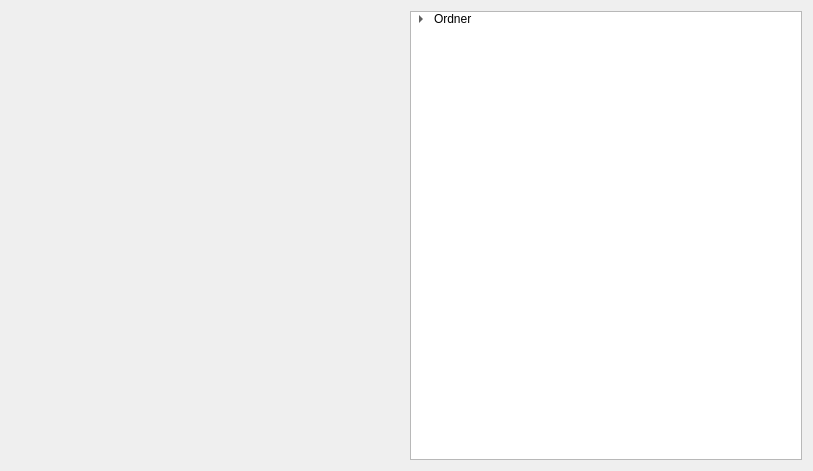
<?xml version="1.0" encoding="UTF-8"?>
<ui version="4.0">
 <class>MainWidget</class>
 <widget class="QWidget" name="MainWidget">
  <property name="geometry">
   <rect>
    <x>0</x>
    <y>0</y>
    <width>813</width>
    <height>471</height>
   </rect>
  </property>
  <property name="sizePolicy">
   <sizepolicy hsizetype="Expanding" vsizetype="Expanding">
    <horstretch>0</horstretch>
    <verstretch>0</verstretch>
   </sizepolicy>
  </property>
  <property name="windowTitle">
   <string>Form</string>
  </property>
  <layout class="QHBoxLayout" name="horizontalLayout">
   <item>
    <layout class="QVBoxLayout" name="verticalLayout">
     <item>
      <widget class="QStackedWidget" name="stackedWidget">
       <property name="sizePolicy">
        <sizepolicy hsizetype="Preferred" vsizetype="Expanding">
         <horstretch>0</horstretch>
         <verstretch>0</verstretch>
        </sizepolicy>
       </property>
       <widget class="QWidget" name="stackedWidgetPage1"/>
      </widget>
     </item>
    </layout>
   </item>
   <item>
    <widget class="QTreeWidget" name="treeWidget">
     <property name="rootIsDecorated">
      <bool>true</bool>
     </property>
     <property name="uniformRowHeights">
      <bool>false</bool>
     </property>
     <attribute name="headerVisible">
      <bool>false</bool>
     </attribute>
     <column>
      <property name="text">
       <string>1</string>
      </property>
     </column>
     <item>
      <property name="text">
       <string>Ordner</string>
      </property>
      <property name="icon">
       <iconset resource="res.qrc">
        <normaloff>:/folder.svg</normaloff>:/folder.svg</iconset>
      </property>
      <item>
       <property name="text">
        <string>Element 1</string>
       </property>
       <property name="icon">
        <iconset resource="res.qrc">
         <normaloff>:/window.svg</normaloff>:/window.svg</iconset>
       </property>
      </item>
      <item>
       <property name="text">
        <string>2. Element</string>
       </property>
       <property name="icon">
        <iconset resource="res.qrc">
         <normaloff>:/window.svg</normaloff>:/window.svg</iconset>
       </property>
      </item>
     </item>
    </widget>
   </item>
  </layout>
 </widget>
 <resources>
  <include location="res.qrc"/>
 </resources>
 <connections/>
</ui>
